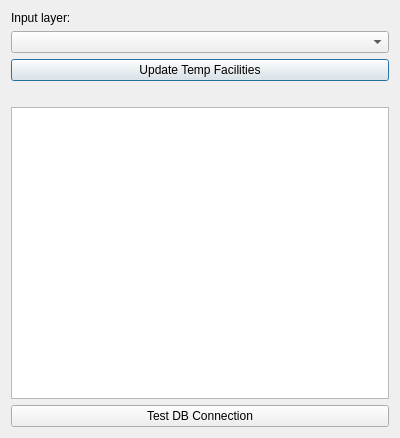
<?xml version="1.0" encoding="UTF-8"?>
<ui version="4.0">
 <class>UpdateFacilitiesDialogBase</class>
 <widget class="QDialog" name="UpdateFacilitiesDialogBase">
  <property name="geometry">
   <rect>
    <x>0</x>
    <y>0</y>
    <width>400</width>
    <height>438</height>
   </rect>
  </property>
  <property name="windowTitle">
   <string>Update Facilities</string>
  </property>
  <layout class="QVBoxLayout" name="verticalLayout">
   <item>
    <layout class="QVBoxLayout" name="verticalLayout_2">
     <item>
      <widget class="QLabel" name="label">
       <property name="text">
        <string>Input layer:</string>
       </property>
      </widget>
     </item>
     <item>
      <widget class="QgsMapLayerComboBox" name="comboBox_update_temp_facilities">
       <property name="toolTip">
        <string>select facilities layer to load</string>
       </property>
       <property name="layoutDirection">
        <enum>Qt::LeftToRight</enum>
       </property>
       <property name="editable">
        <bool>false</bool>
       </property>
       <property name="currentText">
        <string/>
       </property>
      </widget>
     </item>
     <item>
      <layout class="QHBoxLayout" name="horizontalLayout" stretch="0">
       <item>
        <widget class="QPushButton" name="btn_update_temp_facilities">
         <property name="text">
          <string>Update Temp Facilities</string>
         </property>
        </widget>
       </item>
      </layout>
     </item>
    </layout>
   </item>
   <item>
    <layout class="QHBoxLayout" name="horizontalLayout_4">
     <item>
      <spacer name="horizontalSpacer_2">
       <property name="orientation">
        <enum>Qt::Horizontal</enum>
       </property>
       <property name="sizeHint" stdset="0">
        <size>
         <width>40</width>
         <height>20</height>
        </size>
       </property>
      </spacer>
     </item>
    </layout>
   </item>
   <item>
    <widget class="QTextEdit" name="msgbox">
     <property name="enabled">
      <bool>true</bool>
     </property>
     <property name="readOnly">
      <bool>true</bool>
     </property>
     <property name="html">
      <string>&lt;!DOCTYPE HTML PUBLIC &quot;-//W3C//DTD HTML 4.0//EN&quot; &quot;http://www.w3.org/TR/REC-html40/strict.dtd&quot;&gt;
&lt;html&gt;&lt;head&gt;&lt;meta name=&quot;qrichtext&quot; content=&quot;1&quot; /&gt;&lt;style type=&quot;text/css&quot;&gt;
p, li { white-space: pre-wrap; }
&lt;/style&gt;&lt;/head&gt;&lt;body style=&quot; font-family:'Ubuntu'; font-size:11pt; font-weight:400; font-style:normal;&quot;&gt;
&lt;p style=&quot;-qt-paragraph-type:empty; margin-top:0px; margin-bottom:0px; margin-left:0px; margin-right:0px; -qt-block-indent:0; text-indent:0px;&quot;&gt;&lt;br /&gt;&lt;/p&gt;&lt;/body&gt;&lt;/html&gt;</string>
     </property>
    </widget>
   </item>
   <item>
    <widget class="QPushButton" name="btn_test_dbconn">
     <property name="text">
      <string>Test DB Connection</string>
     </property>
    </widget>
   </item>
  </layout>
 </widget>
 <customwidgets>
  <customwidget>
   <class>QgsMapLayerComboBox</class>
   <extends>QComboBox</extends>
   <header>qgsmaplayercombobox.h</header>
  </customwidget>
 </customwidgets>
 <resources/>
 <connections/>
</ui>
